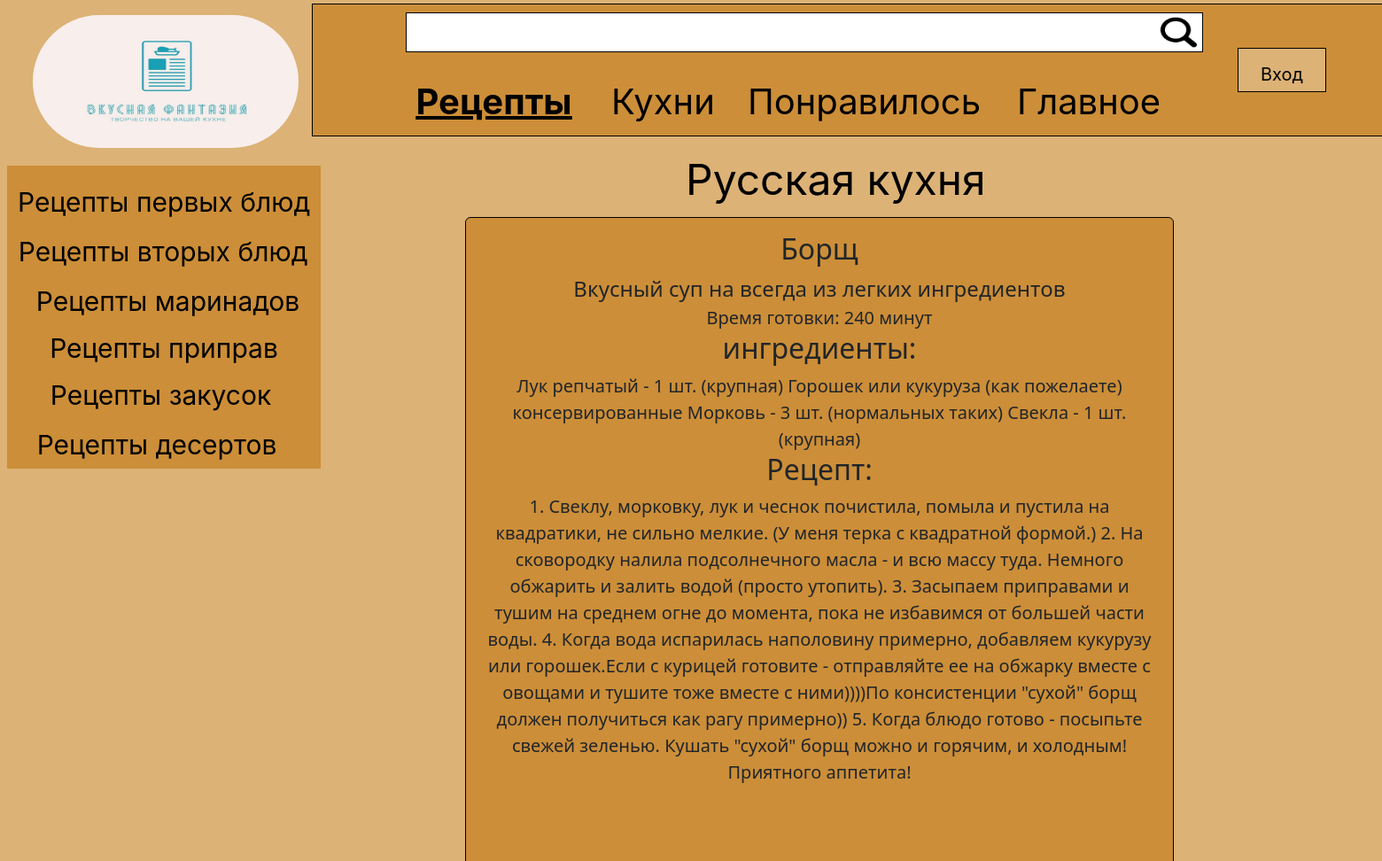
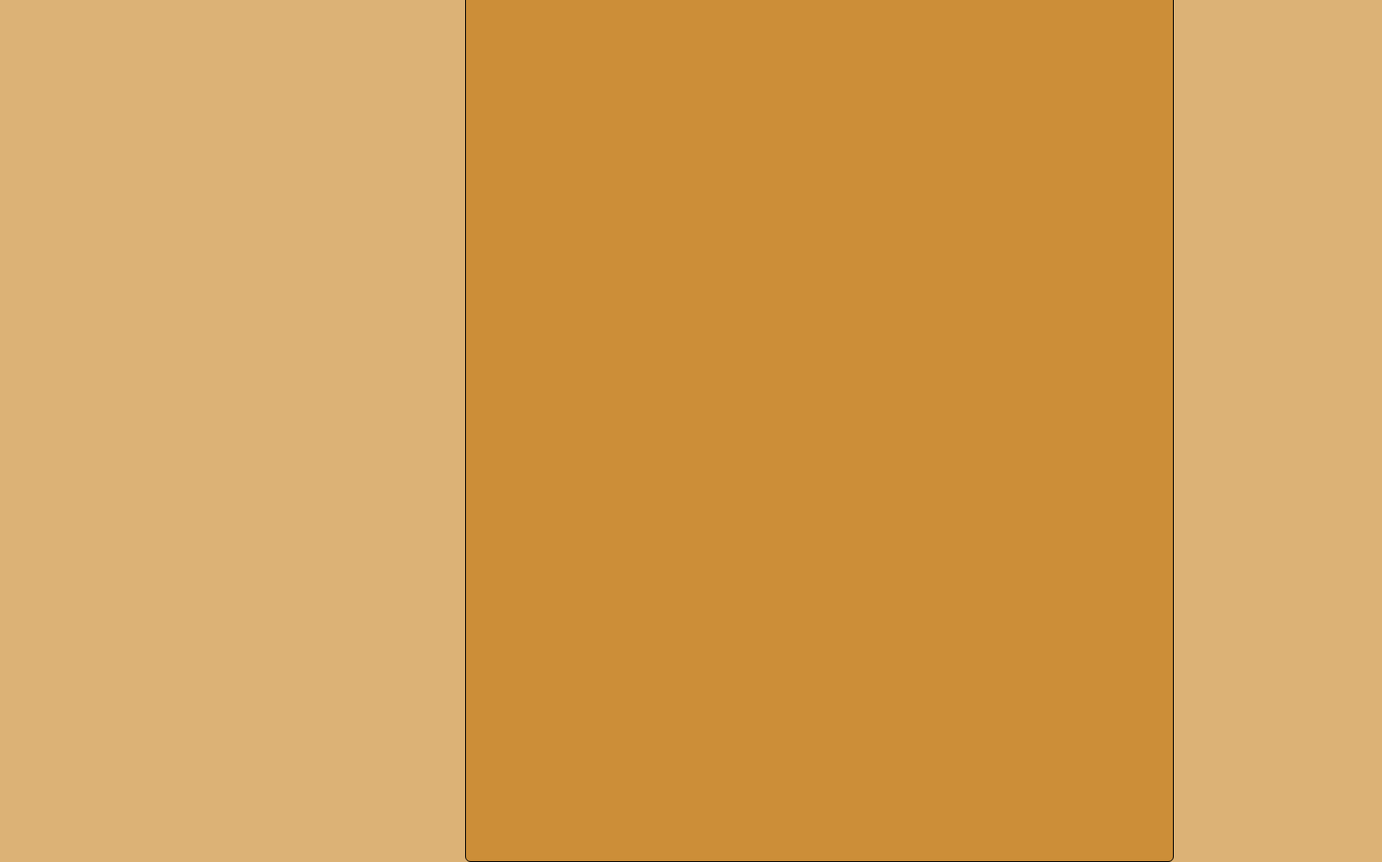
/recipe/1, run on the app's committed database (2 pictures, top to bottom).
### recipe/models.py (models this page shows, shortened)
class Articles(models.Model):
    country = models.CharField ('Национальная кухня', max_length=50)
    title = models.CharField('Название блюда', max_length=100)
    photo = models.ImageField(upload_to='media')
    descriptions = models.CharField('Описание', max_length=150)
    cooking = models.TextField('Как приготовить')
    products = models.TextField('Ингредиенты')
    dish = models.CharField('Тип блюда', max_length=50)
    tableware = models.TextField('Тип приготовления')
    time = models.CharField('Время приготовления', max_length=50)
    class Meta:
        verbose_name ='Рецепт'
        verbose_name_plural = 'рецепты'

### recipe/views.py (the view)
# urls.py: path('<int:pk>', views.RecipeDetailView.as_view(), name = 'recipe-detail' )
class RecipeDetailView(DetailView):
    model = Articles
    template_name = "recipe/recipe_view.html"
    context_object_name = 'article'

### recipe/templates/recipe/recipe_view.html (shortened to what this page needs)
{% extends "main/layout4.html" %}
{%  load static %}
{% block content %}
<div class='alert alert-worning2'>
    <h2>{{ article.title }}</h2>
    <p2>{{ article.descriptions }}</p2><br>
    <p3>Время готовки: {{ article.time }}</p3><br>
    <h2>ингредиенты:</h2>
    <p3>{{ article.products }}</p3><br>
    <h2>Рецепт:</h2>
    <p3>{{ article.cooking }}</p3><br>
</div>
{% endblock %}

### main/templates/main/layout4.html (shortened to what this page needs)
{%  load static %}
<!DOCTYPE html>
<html lang="ru">
<head>
    <link rel="stylesheet" href="https://cdn.jsdelivr.net/npm/bootstrap@5.3.3/dist/css/bootstrap.min.css">
    <link rel="stylesheet" href="{% static "main/css/main2.css" %}">
</head>
    <div style="width: 100%; height: 100%; position: relative; background: #DCB276">
        <img style="width: 300px; height: 150px; left: 37px; top: 17px; position: absolute; border-radius: 104px" img src='{% static "main/img/logo.jpg" %}' />
        <div style="left: 774px; top: 167px; position: absolute; color: black; font-size: 48px; font-family: Inter; font-weight: 400; word-wrap: break-word">Русская кухня</div>
        <div style="width: 777px; height: 838px; left: 524px; top: 242px; position: absolute">
        </div>
        <div style="width: 356px; height: 342px; left: 7px; top: 187px; position: absolute">
            <div style="width: 354px; height: 342px; left: 1px; top: 0px; position: absolute; background: #CC8E38"></div>
            <div style="width: 332px; height: 34.67px; left: 12px; top: 19px; position: absolute; text-align: center; color: black; font-size: 30px; font-family: Inter; font-weight: 400; word-wrap: break-word"><a class="btn3" href="top_Russia">Рецепты первых блюд</a></div>
            <div style="width: 313px; height: 35px; left: 26px; top: 131px; position: absolute; text-align: center; color: black; font-size: 30px; font-family: Inter; font-weight: 400; word-wrap: break-word"><a class="btn3" href="marinade_Russia">Рецепты маринадов</a></div>
            <div style="width: 342px; height: 34.67px; left: 6px; top: 75px; position: absolute; text-align: center; color: black; font-size: 30px; font-family: Inter; font-weight: 400; word-wrap: break-word"><a class="btn3" href="two_Russia">Рецепты вторых блюд</a></div>
            <div style="width: 280px; height: 35px; left: 38px; top: 184px; position: absolute; text-align: center; color: black; font-size: 30px; font-family: Inter; font-weight: 400; word-wrap: break-word"><a class="btn3" href="seasonings_Russia">Рецепты приправ</a></div>
            <div style="width: 267px; height: 35px; left: 41px; top: 237px; position: absolute; text-align: center; color: black; font-size: 30px; font-family: Inter; font-weight: 400; word-wrap: break-word"><a class="btn3" href="snacks_Russia">Рецепты закусок</a></div>
            <div style="width: 274px; height: 34.67px; left: 33px; top: 293px; position: absolute; text-align: center; color: black; font-size: 30px; font-family: Inter; font-weight: 400; word-wrap: break-word"><a class="btn3" href="desserts_Russia">Рецепты десертов</a></div>
        </div>
        <div style="width: 1215px; height: 150px; left: 352px; top: 4px; position: absolute">
            <div style="width: 1215px; height: 150px; left: 0px; top: 0px; position: absolute; background: #CC8E38; border: 1px black solid"></div>
            <div style="width: 900px; height: 45px; left: 106px; top: 10px; position: absolute">
                <div style="width: 899.54px; height: 44.22px; left: 0px; top: 0.39px; position: absolute; background: white; border: 1px black solid"></div>
                <img style="width: 55.27px; height: 45px; left: 844.73px; top: 0px; position: absolute" img src='{% static "main/img/magnifier.png" %}' />
            </div>
            <div style="width: 266px; height: 47px; left: 492px; top: 81px; position: absolute; color: black; font-size: 40px; font-family: Inter; font-weight: 400; word-wrap: break-word"><a class="btn3" href={% url "notlikes" %}>Понравилось</a></div>
            <div style="left: 796px; top: 81px; position: absolute; color: black; font-size: 40px; font-family: Inter; font-weight: 400; word-wrap: break-word"><a class="btn3" href="{% url 'home' %}">Главное</a></div>
            <div style="width: 116px; height: 47px; left: 338px; top: 81px; position: absolute; color: black; font-size: 40px; font-family: Inter; font-weight: 400; word-wrap: break-word"><a class="btn3" href={% url "kitchens" %}>Кухни</a></div>
            <div style="width: 189px; left: 111px; top: 81px; position: absolute; text-align: center; color: black; font-size: 40px; font-family: Inter; font-weight: 700; text-decoration: underline; word-wrap: break-word"><a class="btn2" href= "">Рецепты</a></div>
            <div style="width: 100px; height: 50px; left: 1045px; top: 50px; position: absolute">
                <div style="width: 100px; height: 50px; left: 0px; top: 0px; position: absolute; background: #DCB276; border: 1px black solid"></div>
                <div style="left: 26px; top: 15px; position: absolute; color: black; font-size: 20px; font-family: Inter; font-weight: 400; word-wrap: break-word"><a class="btn3" href= "registration">Вход</a></div>
            </div>
        </div>
    </div>
{% block content %}
{% endblock %}

### main/static/main/css/main2.css (style rules this page uses)
.btn2 { color: black; white-space: nowrap; }
.btn3 { color: black; text-decoration: none; white-space: nowrap; }
p2 { position: central; font-size: 150% }
p3 { position: central; font-size: 125% }
h2 { position: central; }
.alert-worning2 { width: 800px; height: 1700px; position: absolute; margin: 245px 525px; text-align: center; background: #CC8E38; border: 1px black solid; }

### data on the page
Articles: title "Борщ", descriptions "Вкусный суп на всегда из легких ингредиентов", time "240 минут", products "Лук репчатый - 1 шт. (крупная) Горошек или кукуруза (как пожелаете) консервированные Морковь - 3 шт. (нормальных таких) Свекла - 1 шт. (крупная)", cooking "1. Свеклу, морковку, лук и чеснок почистила, помыла и пустила на квадратики, не сильно мелкие. (У меня терка с квадратной формой.) 2. На сковородку налила подсолнечного масла - и всю массу туда. Немного обжарить и залить водой (просто утопить). 3. Засыпаем приправами и тушим на среднем огне до момента, пока не избавимся от большей части воды. 4. Когда вода испарилась наполовину примерно, добавляем кукурузу или горошек.Если с курицей готовите - отправляйте ее на обжарку вместе с овощами и тушите тоже вместе с ними))))По консистенции \"сухой\" борщ должен получиться как рагу примерно)) 5. Когда блюдо готово - посыпьте свежей зеленью. Кушать \"сухой\" борщ можно и горячим, и холодным! Приятного…"
